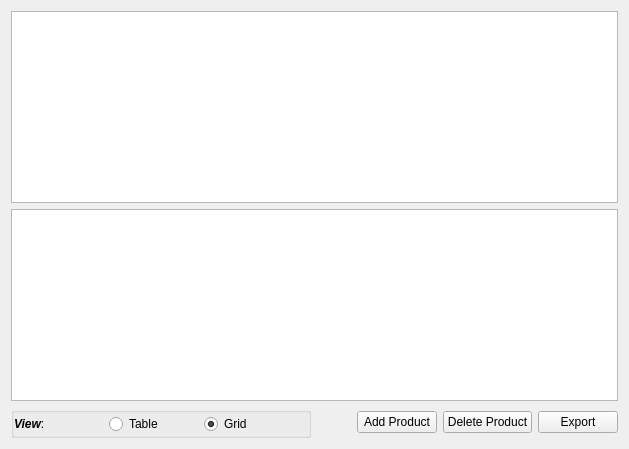
     <widget class="QWidget" name="pageBrowseProduct">
      <layout class="QVBoxLayout">
       <item>
        <widget class="QTableView" name="productsViewAlt">
         <property name="sortingEnabled">
          <bool>true</bool>
         </property>
        </widget>
       </item>
       <item>
        <widget class="QListView" name="productsView"/>
       </item>
       <item>
        <layout class="QHBoxLayout">
         <item>
          <widget class="QGroupBox" name="groupBox">
           <property name="minimumSize">
            <size>
             <width>300</width>
             <height>0</height>
            </size>
           </property>
           <property name="maximumSize">
            <size>
             <width>16777215</width>
             <height>35</height>
            </size>
           </property>
           <property name="title">
            <string/>
           </property>
           <property name="alignment">
            <set>Qt::AlignLeading|Qt::AlignLeft|Qt::AlignTop</set>
           </property>
           <layout class="QHBoxLayout" name="horizontalLayout">
            <property name="spacing">
             <number>0</number>
            </property>
            <property name="leftMargin">
             <number>0</number>
            </property>
            <property name="topMargin">
             <number>0</number>
            </property>
            <property name="bottomMargin">
             <number>0</number>
            </property>
            <item>
             <widget class="QLabel" name="label">
              <property name="sizePolicy">
               <sizepolicy hsizetype="Preferred" vsizetype="Preferred">
                <horstretch>0</horstretch>
                <verstretch>0</verstretch>
               </sizepolicy>
              </property>
              <property name="minimumSize">
               <size>
                <width>0</width>
                <height>0</height>
               </size>
              </property>
              <property name="text">
               <string>&lt;!DOCTYPE HTML PUBLIC &quot;-//W3C//DTD HTML 4.0//EN&quot; &quot;http://www.w3.org/TR/REC-html40/strict.dtd&quot;&gt;
&lt;html&gt;&lt;head&gt;&lt;meta name=&quot;qrichtext&quot; content=&quot;1&quot; /&gt;&lt;style type=&quot;text/css&quot;&gt;
p, li { white-space: pre-wrap; }
&lt;/style&gt;&lt;/head&gt;&lt;body style=&quot; font-family:'Ubuntu'; font-size:11pt; font-weight:400; font-style:normal;&quot;&gt;
&lt;p style=&quot; margin-top:0px; margin-bottom:0px; margin-left:0px; margin-right:0px; -qt-block-indent:0; text-indent:0px;&quot;&gt;&lt;span style=&quot; font-family:'Lucida Grande'; font-size:9pt; font-weight:600; font-style:italic;&quot;&gt;View&lt;/span&gt;&lt;span style=&quot; font-family:'Lucida Grande'; font-size:9pt;&quot;&gt;:&lt;/span&gt;&lt;/p&gt;&lt;/body&gt;&lt;/html&gt;</string>
              </property>
             </widget>
            </item>
            <item>
             <widget class="QRadioButton" name="chViewProductsListAsTable">
              <property name="minimumSize">
               <size>
                <width>0</width>
                <height>0</height>
               </size>
              </property>
              <property name="text">
               <string>Table</string>
              </property>
             </widget>
            </item>
            <item>
             <widget class="QRadioButton" name="chViewProductsListAsGrid">
              <property name="minimumSize">
               <size>
                <width>0</width>
                <height>0</height>
               </size>
              </property>
              <property name="baseSize">
               <size>
                <width>0</width>
                <height>0</height>
               </size>
              </property>
              <property name="text">
               <string>Grid</string>
              </property>
              <property name="checkable">
               <bool>true</bool>
              </property>
              <property name="checked">
               <bool>true</bool>
              </property>
             </widget>
            </item>
           </layout>
           <zorder>chViewProductsListAsGrid</zorder>
           <zorder>chViewProductsListAsTable</zorder>
           <zorder>label</zorder>
          </widget>
         </item>
         <item>
          <spacer>
           <property name="orientation">
            <enum>Qt::Horizontal</enum>
           </property>
           <property name="sizeHint" stdset="0">
            <size>
             <width>40</width>
             <height>20</height>
            </size>
           </property>
          </spacer>
         </item>
         <item>
          <widget class="QPushButton" name="btnAddProduct">
           <property name="sizePolicy">
            <sizepolicy hsizetype="Maximum" vsizetype="Fixed">
             <horstretch>0</horstretch>
             <verstretch>0</verstretch>
            </sizepolicy>
           </property>
           <property name="maximumSize">
            <size>
             <width>150</width>
             <height>16777215</height>
            </size>
           </property>
           <property name="layoutDirection">
            <enum>Qt::LeftToRight</enum>
           </property>
           <property name="text">
            <string>Add Product</string>
           </property>
          </widget>
         </item>
         <item>
          <widget class="QPushButton" name="btnDeleteProduct">
           <property name="text">
            <string>Delete Product</string>
           </property>
          </widget>
         </item>
         <item>
          <widget class="QPushButton" name="btnExportProducts">
           <property name="text">
            <string>Export</string>
           </property>
          </widget>
         </item>
        </layout>
       </item>
      </layout>
     </widget>
